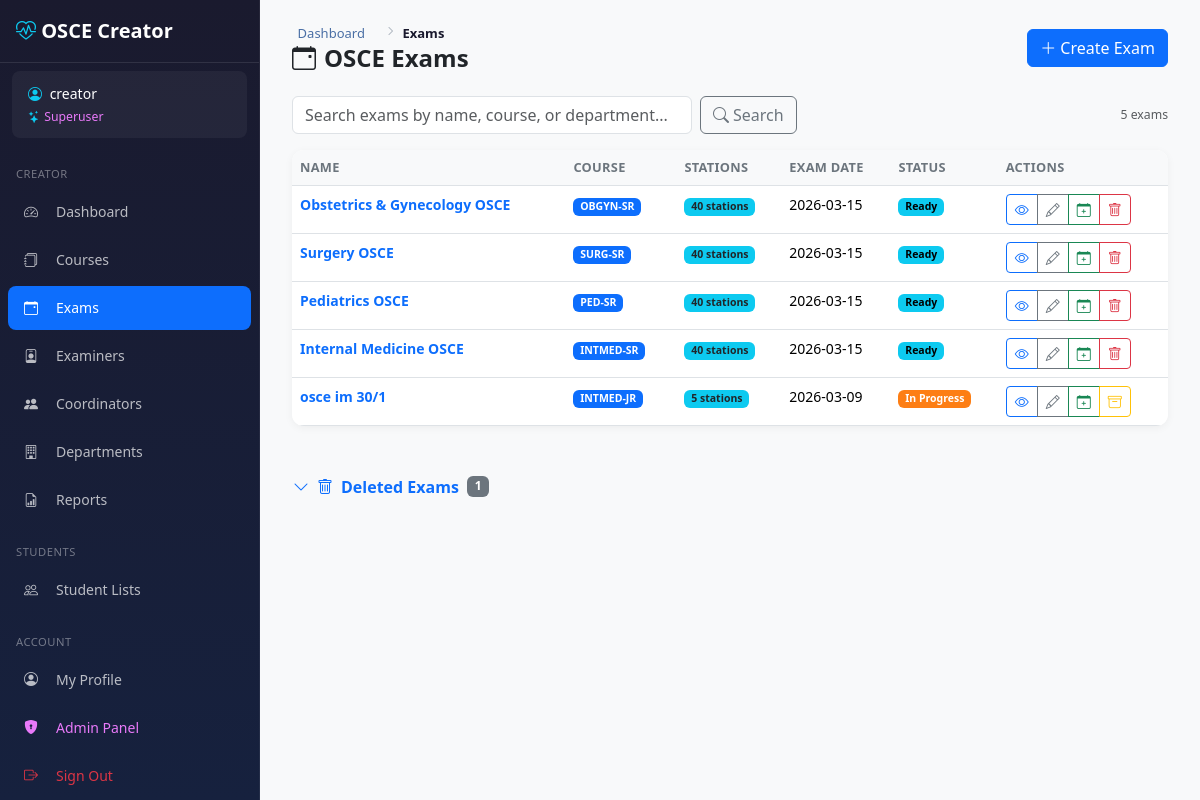
The page /creator/exams/ (signed in) on the database its author committed.
### core/models/examiner.py (models this page shows, shortened)
class Examiner(AbstractBaseUser, PermissionsMixin, TimestampMixin):
    ROLE_EXAMINER    = 'examiner'
    ROLE_COORDINATOR = 'coordinator'
    ROLE_ADMIN       = 'admin'
    ROLE_CHOICES = [
        (ROLE_EXAMINER,    'Examiner'),
        (ROLE_COORDINATOR, 'Coordinator'),
        (ROLE_ADMIN,       'Admin'),
    ]
    POSITION_HEAD      = 'head'
    POSITION_RTA       = 'rta'
    POSITION_ORGANIZER = 'organizer'
    POSITION_CHOICES = [
        (POSITION_HEAD,      'Head'),
        (POSITION_RTA,       'RTA'),
        (POSITION_ORGANIZER, 'Organizer'),
    ]
    id = models.AutoField(primary_key=True)
    username = models.CharField(max_length=80, unique=True)
    email = models.EmailField(max_length=120, blank=True, default='')
    full_name = models.CharField(max_length=150)
    title = models.CharField(max_length=20, blank=True, default='')  # Dr., Prof.
    department = models.CharField(max_length=100, blank=True, default='')
    coordinator_department = models.ForeignKey(
        'core.Department',
        null=True, blank=True,
        on_delete=models.SET_NULL,
        related_name='coordinators',
        db_index=True,
    )
    coordinator_position = models.CharField(
        max_length=10,
        choices=POSITION_CHOICES,
        blank=True, default='',
    )
    role = models.CharField(max_length=20, choices=ROLE_CHOICES, default=ROLE_EXAMINER)
    is_active = models.BooleanField(default=True)
    is_staff = models.BooleanField(default=False)
    is_deleted = models.BooleanField(default=False)
    deleted_at = models.DateTimeField(null=True, blank=True)
    objects = ExaminerManager()
    USERNAME_FIELD = 'username'
    REQUIRED_FIELDS = ['full_name']
    class Meta:
        db_table = 'examiners'
        verbose_name = 'Examiner'
        verbose_name_plural = 'Examiners'
        constraints = [
            models.CheckConstraint(
                condition=models.Q(
                    models.Q(role='coordinator', _negated=True)
                ) | models.Q(coordinator_department__isnull=False),
                name='coordinator_must_have_department',
            ),
            models.CheckConstraint(
                condition=models.Q(
                    models.Q(role='coordinator', _negated=True)
                ) | ~models.Q(coordinator_position=''),
                name='coordinator_must_have_position',
            ),
            models.CheckConstraint(
                condition=models.Q(role='coordinator') | models.Q(
                    coordinator_department__isnull=True,
                    coordinator_position='',
                ),
                name='non_coordinator_no_dept_fields',
            ),
        ]
    @property
    def display_name(self):
        if self.title:
            return f"{self.title} {self.full_name}"
        return self.full_name

### core/models/exam.py (models this page shows, shortened)
class Exam(TimestampMixin):
    id = models.UUIDField(primary_key=True, default=uuid.uuid4, editable=False)
    course = models.ForeignKey(
        'core.Course', on_delete=models.CASCADE, related_name='exams', db_index=True
    )
    name = models.CharField(max_length=100)
    description = models.TextField(blank=True, default='')
    exam_date = models.DateField()
    department = models.CharField(max_length=100, blank=True, default='')
    number_of_stations = models.IntegerField(default=4)
    station_duration_minutes = models.IntegerField(default=8)
    exam_weight = models.DecimalField(
        max_digits=6, decimal_places=2,
        null=True, blank=True,
        help_text='Final grade weight (e.g. 40 means the exam is marked out of 40 regardless of total station marks)'
    )
    status = models.CharField(max_length=20, default='draft')
    is_deleted = models.BooleanField(default=False, db_index=True)
    deleted_at = models.IntegerField(null=True, blank=True)
    deleted_by = models.IntegerField(null=True, blank=True)
    class Meta:
        db_table = 'exams'

### core/models/course.py (models this page shows, shortened)
class Course(TimestampMixin):
    id = models.AutoField(primary_key=True)
    code = models.CharField(max_length=20, unique=True)
    short_code = models.CharField(max_length=20, blank=True, default='')
    name = models.CharField(max_length=100)
    description = models.TextField(blank=True, default='')
    year_level = models.IntegerField(default=1)
    department = models.ForeignKey(
        'core.Department',
        on_delete=models.SET_NULL,
        null=True, blank=True,
        related_name='courses',
        help_text='Department responsible for this course',
    )
    osce_mark = models.PositiveIntegerField(
        null=True, blank=True,
        help_text='Total OSCE mark for this course (entered manually, e.g. 50)',
    )
    class Meta:
        db_table = 'courses'

### creator/views/exams.py (the view, shortened to what this page needs)
# urls.py: path('exams/', exams.exam_list, name='exam_list'),
@login_required
def exam_list(request):
    search_query = request.GET.get('search', '').strip()
    exams_qs = Exam.objects.filter(is_deleted=False).select_related('course').order_by('-created_at')
    page_num = request.GET.get('page', 1)
    paginator = Paginator(exams_qs, per_page=20)
    try:
        page_obj = paginator.page(page_num)
    except (PageNotAnInteger, EmptyPage):
        page_obj = paginator.page(1)
    can_see_deleted = request.user.is_superuser or getattr(request.user, 'role', None) == 'admin'
    deleted_exams = (
        Exam.objects.filter(is_deleted=True).select_related('course').order_by('-deleted_at')
        if can_see_deleted else []
    )
    return render(request, 'creator/exams/list.html', {
        'exams': page_obj.object_list,
        'page_obj': page_obj,
        'paginator': paginator,
        'search_query': search_query,
        'deleted_exams': deleted_exams,
    })

### templates/creator/exams/list.html (shortened to what this page needs)
{% extends 'creator/base_creator.html' %}
{% load osce_filters %}
{% block content %}
<div class="page-header d-flex flex-wrap justify-content-between align-items-center gap-2">
    <div>
        <nav aria-label="breadcrumb">
            <ol class="breadcrumb">
                <li class="breadcrumb-item"><a href="{% url 'creator:dashboard' %}">Dashboard</a></li>
                <li class="breadcrumb-item active">Exams</li>
            </ol>
        </nav>
        <h1><i class="bi bi-calendar-event me-2"></i>OSCE Exams</h1>
    </div>
    <a href="{% url 'creator:exam_create' %}" class="btn btn-primary"><i class="bi bi-plus-lg me-1"></i>Create Exam</a>
</div>
<div class="mb-3 d-flex gap-2 align-items-center">
    <form method="get" class="d-flex gap-2 align-items-center flex-grow-1">
        <input type="text" name="search" class="form-control" placeholder="Search exams by name, course, or department..." value="{{ search_query|default:'' }}" style="max-width:400px;">
        <button type="submit" class="btn btn-outline-secondary"><i class="bi bi-search me-1"></i>Search</button>
    </form>
    <small class="text-muted text-nowrap">{{ paginator.count }} exam{{ paginator.count|pluralize }}</small>
</div>
<div class="table-card">
    <div class="table-responsive">
    <table class="table table-hover mb-0">
        <thead>
            <tr>
                <th>Name</th><th>Course</th><th>Stations</th><th>Exam Date</th><th>Status</th><th>Actions</th>
            </tr>
        </thead>
        <tbody>
            {% for exam in exams %}
            <tr>
                <td><a href="{% url 'creator:exam_detail' exam.id %}" class="text-decoration-none fw-bold">{{ exam.name }}</a></td>
                <td>
                    {% if exam.course %}
                        <span class="badge bg-primary me-1">{{ exam.course.short_code|default:exam.course.code }}</span>
                    {% else %}<span class="text-muted">-</span>{% endif %}
                </td>
                   <td><span class="badge bg-info text-dark">{{ exam.stations.count }} stations</span></td>
                <td>
                    {% if exam.exam_date %}{{ exam.exam_date|date:"Y-m-d" }}{% else %}<span class="text-muted">Not set</span>{% endif %}
                </td>
                <td><span class="badge badge-{{ exam.status }}">{{ exam.status|status_label }}</span></td>
                <td>
                    <div class="btn-group btn-group-sm">
                        <a href="{% url 'creator:exam_detail' exam.id %}" class="btn btn-outline-primary" title="View"><i class="bi bi-eye"></i></a>
                        <a href="{% url 'creator:exam_edit' exam.id %}" class="btn btn-outline-secondary" title="Edit"><i class="bi bi-pencil"></i></a>
                        <a href="{% url 'creator:session_create' exam.id %}" class="btn btn-outline-success" title="Add Session"><i class="bi bi-calendar-plus"></i></a>
                        {% if exam.status == 'draft' or exam.status == 'ready' %}
                            <button type="button" class="btn btn-outline-danger" title="Delete Exam"
                                    data-bs-toggle="modal" data-bs-target="#deleteExamModal"
                                    data-exam-id="{{ exam.id }}" data-exam-name="{{ exam.name }}"><i class="bi bi-trash"></i></button>
                        {% elif exam.status == 'in_progress' or exam.status == 'completed' %}
                            <button type="button" class="btn btn-outline-warning" title="Archive Exam"
                                    data-bs-toggle="modal" data-bs-target="#archiveExamModal"
                                    data-exam-id="{{ exam.id }}" data-exam-name="{{ exam.name }}"><i class="bi bi-archive"></i></button>
                        {% endif %}
                    </div>
                </td>
            </tr>
            {% endfor %}
        </tbody>
    </table>
    </div>
</div>
{% if deleted_exams and user.is_superuser or deleted_exams and user.role == 'admin' %}
<div class="mt-5">
    <button class="btn btn-link p-0 mb-3 d-flex align-items-center" type="button" data-bs-toggle="collapse" data-bs-target="#deletedExamsCollapse" id="deletedExamsToggle" style="text-decoration: none;">
        <i class="bi bi-chevron-down me-2" id="deletedExamsChevron" style="transition: transform 0.2s;"></i>
        <i class="bi bi-trash me-2"></i><strong>Deleted Exams</strong>
        <span class="badge bg-secondary ms-2">{{ deleted_exams|length }}</span>
    </button>
</div>
{% endif %}
{% endblock %}

### templates/creator/base_creator.html (shortened to what this page needs)
{% load static %}
<!DOCTYPE html>
<html lang="en">
<head>
    <link href="https://cdn.jsdelivr.net/npm/bootstrap@5.3.2/dist/css/bootstrap.min.css" rel="stylesheet">
    <link href="https://cdn.jsdelivr.net/npm/bootstrap-icons@1.11.1/font/bootstrap-icons.css" rel="stylesheet">
    <link href="{% static 'css/creator.css' %}" rel="stylesheet">
</head>
<body>
    <nav id="creatorSidebar"
         class="sidebar offcanvas-lg offcanvas-start"
         tabindex="-1"
         aria-labelledby="sidebarLabel">
        <div class="offcanvas-body d-flex flex-column p-0">
            <div class="brand d-none d-lg-block">
                <i class="bi bi-heart-pulse"></i> OSCE Creator
            </div>
            {% if user.is_authenticated %}
            <div class="user-info">
                <div><i class="bi bi-person-circle me-1"></i> <span class="user-name">{{ user.display_name|default:user.username }}</span></div>
                <small class="d-block mt-1">
                    {% if user.is_superuser %}
                    <span style="color:#e879f9;"><i class="bi bi-stars me-1"></i>Superuser</span>
                    {% elif user.role == 'admin' %}
                    <span style="color:#f0c040;"><i class="bi bi-shield-fill me-1"></i>Admin</span>
                    {% else %}
                    <span class="text-muted">Examiner</span>
                    {% endif %}
                </small>
            </div>
            {% endif %}
            <div class="nav-section">Creator</div>
            <ul class="nav flex-column">
                <li class="nav-item">
                    <a class="nav-link {% if '/creator/' in request.path and request.path == '/creator/' or request.path == '/creator' %}active{% endif %}"
                       href="{% url 'creator:dashboard' %}">
                        <i class="bi bi-speedometer2"></i> Dashboard
                    </a>
                </li>
                <li class="nav-item">
                    <a class="nav-link {% if '/creator/courses' in request.path %}active{% endif %}"
                       href="{% url 'creator:course_list' %}">
                        <i class="bi bi-journals"></i> Courses
                    </a>
                </li>
                <li class="nav-item">
                    <a class="nav-link {% if '/creator/exams' in request.path %}active{% endif %}"
                       href="{% url 'creator:exam_list' %}">
                        <i class="bi bi-calendar-event"></i> Exams
                    </a>
                </li>
                <li class="nav-item">
                    <a class="nav-link {% if '/creator/examiners' in request.path %}active{% endif %}"
                       href="{% url 'creator:examiner_list' %}">
                        <i class="bi bi-person-badge"></i> Examiners
                    </a>
                </li>
                {% if user.is_superuser or user.role == 'admin' %}
                <li class="nav-item">
                    <a class="nav-link {% if '/creator/coordinators' in request.path %}active{% endif %}"
                       href="{% url 'creator:coordinator_list' %}">
                        <i class="bi bi-people-fill"></i> Coordinators
                    </a>
                </li>
                <li class="nav-item">
                    <a class="nav-link {% if '/creator/departments' in request.path %}active{% endif %}"
                       href="{% url 'creator:department_list' %}">
                        <i class="bi bi-building"></i> Departments
                    </a>
                </li>
                {% endif %}
                <li class="nav-item">
                    <a class="nav-link {% if '/creator/reports' in request.path %}active{% endif %}"
                       href="{% url 'creator:reports_index' %}">
                        <i class="bi bi-file-earmark-bar-graph"></i> Reports
                    </a>
                </li>
            </ul>
            {% if perms.core.can_view_student_list %}
            <div class="nav-section">Students</div>
            <ul class="nav flex-column">
                <li class="nav-item">
                    <a class="nav-link {% if request.path == '/creator/students/' %}active{% endif %}" href="{% url 'creator:student_list' %}">
                        <i class="bi bi-people"></i> Student Lists
                    </a>
                </li>
            </ul>
            {% endif %}
            <div class="mt-auto">
                <div class="nav-section">Account</div>
                <ul class="nav flex-column mb-3">
                    <li class="nav-item">
                        <a class="nav-link {% if request.path == '/profile/' %}active{% endif %}" href="{% url 'profile' %}">
                            <i class="bi bi-person-circle"></i> My Profile
                        </a>
                    </li>
                    {% if user.is_staff %}
                    <li class="nav-item">
                        <form method="POST" action="{% url 'admin_gateway' %}" id="admin-gateway-form">
                            <button type="submit" class="nav-link w-100 text-start border-0 bg-transparent"
                                    style="color:#e879f9;">
                                <i class="bi bi-shield-lock-fill"></i> Admin Panel
                            </button>
                        </form>
                    </li>
                    {% endif %}
                    <li class="nav-item">
                        <a class="nav-link text-danger" href="{% url 'creator:logout' %}">
                            <i class="bi bi-box-arrow-right"></i> Sign Out
                        </a>
                    </li>
                </ul>
            </div>
        </div>
    </nav>
    <main class="main-content">
        <div class="toast-container position-fixed top-0 end-0 p-3" style="z-index: 9999;">
        </div>
        {% block content %}{% endblock %}
    </main>
</body>
</html>

### rows shown on the page
Examiner: display_name "creator"
Exam: name "Obstetrics & Gynecology OSCE", course.short_code "OBGYN-SR", stations.count "40", exam_date "2026-03-15", status|status_label "Ready"
Exam: name "Surgery OSCE", course.short_code "SURG-SR", stations.count "40", exam_date "2026-03-15", status|status_label "Ready"
Exam: name "Pediatrics OSCE", course.short_code "PED-SR", stations.count "40", exam_date "2026-03-15", status|status_label "Ready"
Exam: name "Internal Medicine OSCE", course.short_code "INTMED-SR", stations.count "40", exam_date "2026-03-15", status|status_label "Ready"
Exam: name "osce im 30/1", course.short_code "INTMED-JR", stations.count "5", exam_date "2026-03-09", status|status_label "In Progress"

### other values the page prints
{{ paginator.count }} "5"
{{ deleted_exams|length }} "1"
